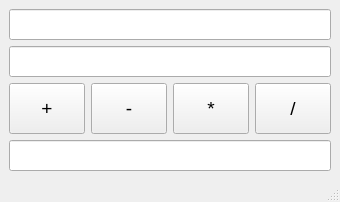
<?xml version="1.0" encoding="UTF-8"?>
<ui version="4.0">
 <class>MainWindow</class>
 <widget class="QMainWindow" name="MainWindow">
  <property name="geometry">
   <rect>
    <x>0</x>
    <y>0</y>
    <width>340</width>
    <height>202</height>
   </rect>
  </property>
  <property name="windowTitle">
   <string>MainWindow</string>
  </property>
  <widget class="QWidget" name="centralwidget">
   <layout class="QGridLayout" name="gridLayout">
    <item row="0" column="0">
     <layout class="QVBoxLayout" name="verticalLayout">
      <item>
       <widget class="QLineEdit" name="lineEdit">
        <property name="minimumSize">
         <size>
          <width>0</width>
          <height>30</height>
         </size>
        </property>
        <property name="font">
         <font>
          <pointsize>14</pointsize>
         </font>
        </property>
        <property name="text">
         <string/>
        </property>
        <property name="alignment">
         <set>Qt::AlignRight|Qt::AlignTrailing|Qt::AlignVCenter</set>
        </property>
       </widget>
      </item>
      <item>
       <widget class="QLineEdit" name="lineEdit_2">
        <property name="minimumSize">
         <size>
          <width>0</width>
          <height>30</height>
         </size>
        </property>
        <property name="font">
         <font>
          <pointsize>14</pointsize>
         </font>
        </property>
        <property name="text">
         <string/>
        </property>
        <property name="alignment">
         <set>Qt::AlignRight|Qt::AlignTrailing|Qt::AlignVCenter</set>
        </property>
       </widget>
      </item>
      <item>
       <layout class="QHBoxLayout" name="horizontalLayout">
        <item>
         <widget class="QPushButton" name="pushButton_3">
          <property name="sizePolicy">
           <sizepolicy hsizetype="Minimum" vsizetype="Expanding">
            <horstretch>0</horstretch>
            <verstretch>0</verstretch>
           </sizepolicy>
          </property>
          <property name="minimumSize">
           <size>
            <width>10</width>
            <height>0</height>
           </size>
          </property>
          <property name="font">
           <font>
            <pointsize>14</pointsize>
           </font>
          </property>
          <property name="text">
           <string>+</string>
          </property>
         </widget>
        </item>
        <item>
         <widget class="QPushButton" name="pushButton_2">
          <property name="sizePolicy">
           <sizepolicy hsizetype="Minimum" vsizetype="Expanding">
            <horstretch>0</horstretch>
            <verstretch>0</verstretch>
           </sizepolicy>
          </property>
          <property name="minimumSize">
           <size>
            <width>10</width>
            <height>0</height>
           </size>
          </property>
          <property name="font">
           <font>
            <pointsize>14</pointsize>
           </font>
          </property>
          <property name="text">
           <string>-</string>
          </property>
         </widget>
        </item>
        <item>
         <widget class="QPushButton" name="pushButton">
          <property name="sizePolicy">
           <sizepolicy hsizetype="Minimum" vsizetype="Expanding">
            <horstretch>0</horstretch>
            <verstretch>0</verstretch>
           </sizepolicy>
          </property>
          <property name="minimumSize">
           <size>
            <width>10</width>
            <height>0</height>
           </size>
          </property>
          <property name="font">
           <font>
            <pointsize>14</pointsize>
           </font>
          </property>
          <property name="text">
           <string>*</string>
          </property>
         </widget>
        </item>
        <item>
         <widget class="QPushButton" name="pushButton_4">
          <property name="sizePolicy">
           <sizepolicy hsizetype="Minimum" vsizetype="Expanding">
            <horstretch>0</horstretch>
            <verstretch>0</verstretch>
           </sizepolicy>
          </property>
          <property name="minimumSize">
           <size>
            <width>10</width>
            <height>0</height>
           </size>
          </property>
          <property name="font">
           <font>
            <pointsize>14</pointsize>
           </font>
          </property>
          <property name="text">
           <string>/</string>
          </property>
         </widget>
        </item>
       </layout>
      </item>
      <item>
       <widget class="QLineEdit" name="lineEdit_3">
        <property name="minimumSize">
         <size>
          <width>0</width>
          <height>30</height>
         </size>
        </property>
        <property name="font">
         <font>
          <pointsize>14</pointsize>
         </font>
        </property>
        <property name="text">
         <string/>
        </property>
        <property name="alignment">
         <set>Qt::AlignRight|Qt::AlignTrailing|Qt::AlignVCenter</set>
        </property>
       </widget>
      </item>
     </layout>
    </item>
   </layout>
  </widget>
  <widget class="QMenuBar" name="menubar">
   <property name="geometry">
    <rect>
     <x>0</x>
     <y>0</y>
     <width>340</width>
     <height>21</height>
    </rect>
   </property>
  </widget>
  <widget class="QStatusBar" name="statusbar"/>
 </widget>
 <resources/>
 <connections>
  <connection>
   <sender>pushButton_3</sender>
   <signal>clicked()</signal>
   <receiver>MainWindow</receiver>
   <slot>ButtonPlus()</slot>
   <hints>
    <hint type="sourcelabel">
     <x>36</x>
     <y>121</y>
    </hint>
    <hint type="destinationlabel">
     <x>23</x>
     <y>179</y>
    </hint>
   </hints>
  </connection>
  <connection>
   <sender>pushButton_2</sender>
   <signal>clicked()</signal>
   <receiver>MainWindow</receiver>
   <slot>ButtonMinus()</slot>
   <hints>
    <hint type="sourcelabel">
     <x>125</x>
     <y>120</y>
    </hint>
    <hint type="destinationlabel">
     <x>65</x>
     <y>180</y>
    </hint>
   </hints>
  </connection>
  <connection>
   <sender>pushButton</sender>
   <signal>clicked()</signal>
   <receiver>MainWindow</receiver>
   <slot>ButtonUmn()</slot>
   <hints>
    <hint type="sourcelabel">
     <x>216</x>
     <y>123</y>
    </hint>
    <hint type="destinationlabel">
     <x>159</x>
     <y>179</y>
    </hint>
   </hints>
  </connection>
  <connection>
   <sender>pushButton_4</sender>
   <signal>clicked()</signal>
   <receiver>MainWindow</receiver>
   <slot>ButtonDel()</slot>
   <hints>
    <hint type="sourcelabel">
     <x>278</x>
     <y>123</y>
    </hint>
    <hint type="destinationlabel">
     <x>251</x>
     <y>178</y>
    </hint>
   </hints>
  </connection>
 </connections>
 <slots>
  <slot>ButtonPlus()</slot>
  <slot>ButtonMinus()</slot>
  <slot>ButtonUmn()</slot>
  <slot>ButtonDel()</slot>
 </slots>
</ui>
